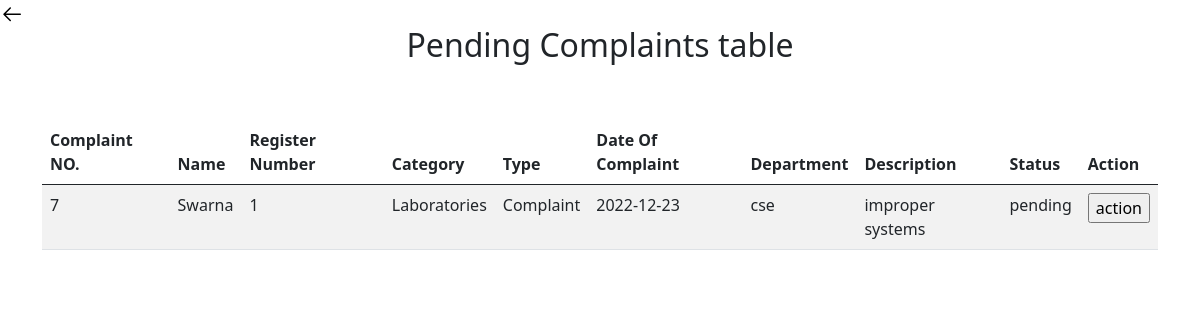
/coordinator/pendcom.php (signed in), run on the app's committed database.
### tables this page shows
CREATE TABLE `complaint` (
  `sno` int(100) NOT NULL,
  `name` varchar(100) NOT NULL,
  `id` varchar(100) NOT NULL,
  `cat` varchar(100) NOT NULL,
  `type` varchar(100) NOT NULL,
  `dateof` date NOT NULL,
  `description` varchar(1000) NOT NULL,
  `dept` varchar(100) NOT NULL,
  `filename` varchar(1000) NOT NULL,
  `status` varchar(100) NOT NULL,
  `access` varchar(100) NOT NULL DEFAULT 'C'
);

### coordinator/pendcom.php (the view, shortened to what this page needs)
    <?php
  include 'conn.php';
  ?>
<!DOCTYPE html>
<html lang="en">
<head>
    <link href="https://cdn.jsdelivr.net/npm/bootstrap@5.0.2/dist/css/bootstrap.min.css" rel="stylesheet">
</head>
<body>
<a href="coorddash.php">
<svg xmlns="http://www.w3.org/2000/svg" viewBox="0 0 24 24" width="24" height="24"><path d="M10.78 19.03a.75.75 0 01-1.06 0l-6.25-6.25a.75.75 0 010-1.06l6.25-6.25a.749.749 0 011.275.326.749.749 0 01-.215.734L5.81 11.5h14.44a.75.75 0 010 1.5H5.81l4.97 4.97a.75.75 0 010 1.06z"></path></svg></a>
    <center>
    <h2>Pending Complaints table</h2>
    <center>
      <br><br>
    <?php
    $res=mysqli_query($link,"select * from complaint where status='pending' and access='C'");
    $count=mysqli_num_rows($res);
    if($count==0){
        echo `<h1>U have no complaints</h1>`;
    }
    else {
        ?>
    <div class="container">
<table class="table table-striped table-hover">
  <thead>
    <tr>
    <th scope="col">Complaint NO.</th>
      <th scope="col">Name</th>
      <th scope="col">Register Number</th>
      <th scope="col">Category</th>
      <th scope="col">Type</th>
      <th scope="col">Date Of Complaint</th>
      <th scope="col">Department</th>
      <th scope="col">Description</th>
      <th scope="col">Status</th>
      <th scope="col">Action</th>
    </tr>
  </thead>
  <tbody>
    <?php
    while($values=mysqli_fetch_array($res))
    {
        echo "<tr>";
        echo "<td>";    echo " $values[sno] ";   echo "</td>";
            echo "<td>";    echo " $values[name] ";   echo "</td>";
            echo "<td>";    echo " $values[id] ";   echo "</td>";
            echo "<td>";    echo " $values[cat] ";   echo "</td>";
            echo "<td>";    echo " $values[type] ";   echo "</td>";
            echo "<td>";    echo " $values[dateof] ";   echo "</td>";
            echo "<td>";    echo " $values[dept] ";   echo "</td>";
            echo "<td>";    echo " $values[description] ";   echo "</td>";
            echo "<td>";    echo " $values[status] ";   echo "</td>";
            echo "<td>";
            ?>
            <form action="change.php" method="post">
        <input type='submit' value="action"  >
            </form>
            <?php
            echo "</td>";
            echo "</tr>";
    }
    ?>
        <?php
    }
  ?>
    </div>
</body>
</html>

### coordinator/pendcom.php (style rules this page uses)
body { background-image: url('../bg.jpg'); }

### data on the page
complaint: sno "7", name "Swarna", id "1", cat "Laboratories", type "Complaint", dateof "2022-12-23", dept "cse", description "improper systems", status "pending"
